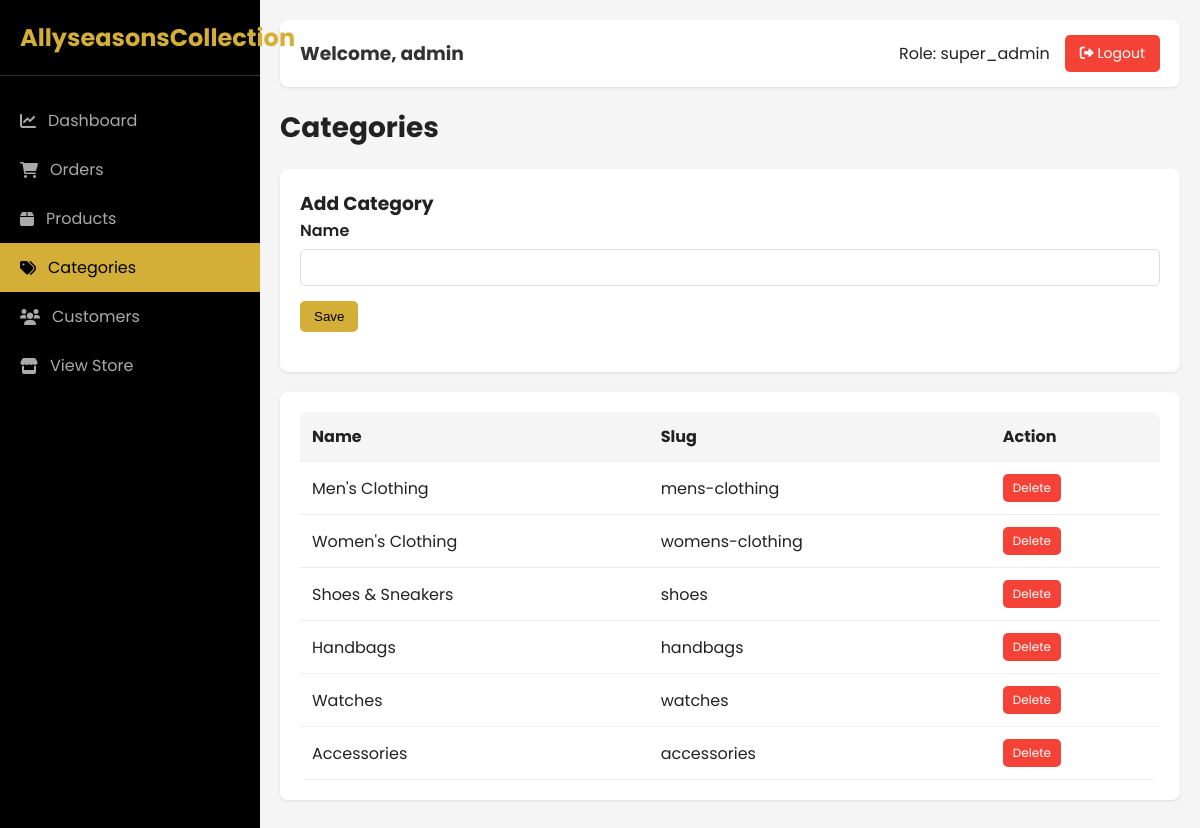
Screenshot of /admin/categories.php (signed in) with the database file from the repository.
### tables this page shows
CREATE TABLE categories (
    id INT AUTO_INCREMENT PRIMARY KEY,
    name VARCHAR(100) NOT NULL,
    slug VARCHAR(100) NOT NULL UNIQUE,
    image VARCHAR(255),
    parent_id INT DEFAULT NULL,
    display_order INT DEFAULT 0,
    created_at TIMESTAMP DEFAULT CURRENT_TIMESTAMP
);

### admin/categories.php (the view, shortened to what this page needs)
<?php
require_once __DIR__ . '/../config/database.php';
$categories = $pdo->query('SELECT * FROM categories ORDER BY display_order')->fetchAll();
include __DIR__ . '/includes/admin_header.php';
?>
<div class="admin-container">
    <h1 class="page-title">Categories</h1>
    <div class="info-card">
        <h3>Add Category</h3>
        <form method="POST" style="margin-bottom:20px;">
            <div class="form-group">
                <label>Name</label>
                <input type="text" name="name" required>
            </div>
            <button type="submit" name="add_category" class="btn btn-primary">Save</button>
        </form>
    </div>
    <div class="info-card">
        <table class="admin-table">
            <thead><tr><th>Name</th><th>Slug</th><th>Action</th></tr></thead>
            <tbody>
                <?php foreach ($categories as $category): ?>
                <tr>
                    <td><?php echo htmlspecialchars($category['name']); ?></td>
                    <td><?php echo htmlspecialchars($category['slug']); ?></td>
                    <td><a href="categories.php?delete=<?php echo (int)$category['id']; ?>" class="btn-sm btn-delete" onclick="return confirm('Delete this category?')">Delete</a></td>
                </tr>
                <?php endforeach; ?>
            </tbody>
        </table>
    </div>
</div>
<?php include __DIR__ . '/includes/admin_footer.php'; ?>

### admin/includes/admin_header.php (style rules this page uses)
* { margin: 0; padding: 0; box-sizing: border-box; }
body { font-family: 'Poppins', sans-serif; background: #f5f5f5; color: #222; }
.admin-container { background: transparent; }
.page-title { margin-bottom: 20px; font-size: 28px; }
.info-card { background: white; padding: 20px; border-radius: 8px; box-shadow: 0 1px 3px rgba(0,0,0,0.1); margin-bottom: 20px; }
.admin-table { width: 100%; background: white; border-collapse: collapse; border-radius: 8px; overflow: hidden; }
.admin-table th, .admin-table td { padding: 12px; border-bottom: 1px solid #eee; text-align: left; }
.admin-table th { background: #f5f5f5; }
.btn, .btn-sm { display: inline-block; padding: 8px 14px; border-radius: 5px; text-decoration: none; border: none; cursor: pointer; }
.btn-primary { background: #D4AF37; color: #000; }
.btn-delete { background: #f44336; color: white; }
.btn-sm { padding: 5px 10px; font-size: 12px; }
.form-group { margin-bottom: 15px; }
.form-group label { display: block; margin-bottom: 6px; font-weight: 600; }
.form-group input, .form-group textarea, .form-group select { width: 100%; padding: 10px; border: 1px solid #ddd; border-radius: 5px; }

### rows the page displays
categories: name "Men's Clothing", slug "mens-clothing"
categories: name "Women's Clothing", slug "womens-clothing"
categories: name "Shoes & Sneakers", slug "shoes"
categories: name "Handbags", slug "handbags"
categories: name "Watches", slug "watches"
categories: name "Accessories", slug "accessories"

### other values shown
$_SESSION['admin_username'] "admin"
$_SESSION['admin_role'] "super_admin"
